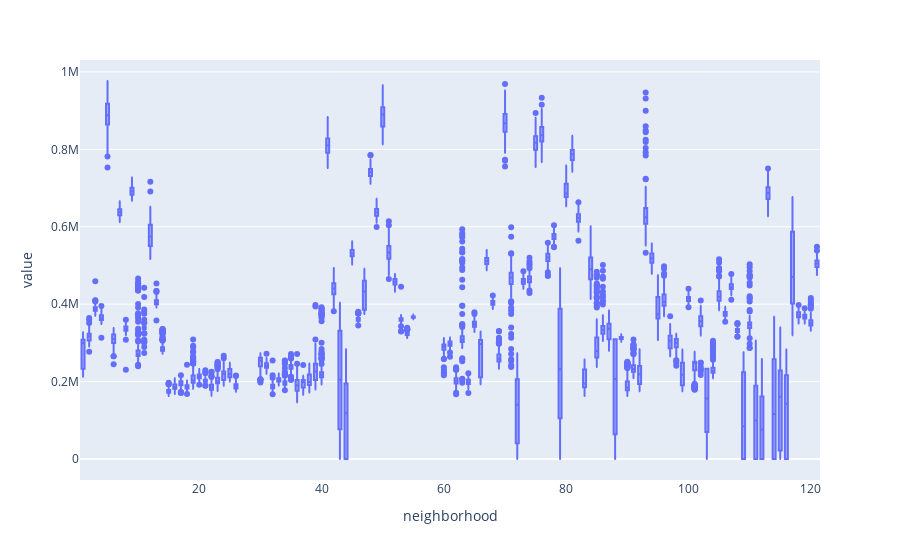

Notebook source saved alongside this figure:
### Code cell
fig = px.box(avg_price_df, x='neighborhood', y='value',points="outliers")
fig.show()

### Figure 1 — Plotly figure (JSON) as saved in the notebook; plotly's stock layout.template omitted (floating-point values rounded to 4 significant figures; data arrays with more than 128 entries replaced by an {"elided": "..."} marker saying what was removed)
{"data": [{"alignmentgroup": "True", "boxpoints": "outliers", "hovertemplate": "neighborhood=%{x}<br>value=%{y}<extra></extra>", "legendgroup": "", "marker": {"color": "#636efa"}, "name": "", "notched": false, "offsetgroup": "", "orientation": "v", "showlegend": false, "type": "box", "x": {"elided": "18240 int values"}, "x0": " ", "xaxis": "x", "y": {"elided": "18240 int values"}, "y0": " ", "yaxis": "y"}], "layout": {"boxmode": "group", "legend": {"tracegroupgap": 0}, "margin": {"t": 60}, "xaxis": {"anchor": "y", "domain": [0, 1], "title": {"text": "neighborhood"}}, "yaxis": {"anchor": "x", "domain": [0, 1], "title": {"text": "value"}}}}
